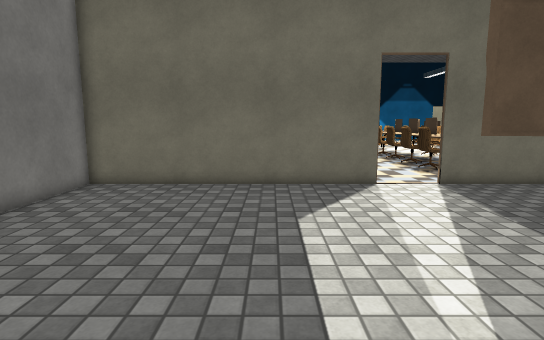
[1] (above)

15 first-person views from a walk through a Unity game level. The camera is 1.3 m above the floor, tilts 8° down and sees 80° across. Doors are open. The floor is counted in squares, 0.5 m on a side. Each view is taken from the middle of a square. On the plan, view 1 faces up. The plan holds only what a view shows up to about 20 squares ahead; the rest is blank. The place goes on beyond the plan. The player is left out. Some surface patterns are stand-ins.

[2]
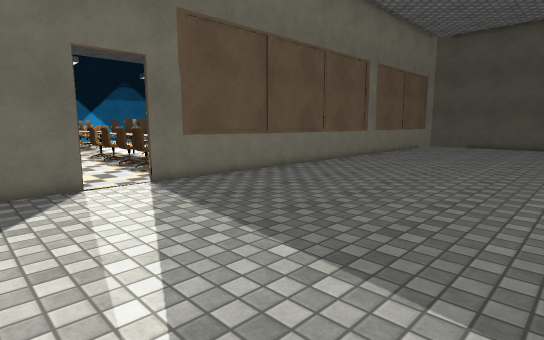

[3]
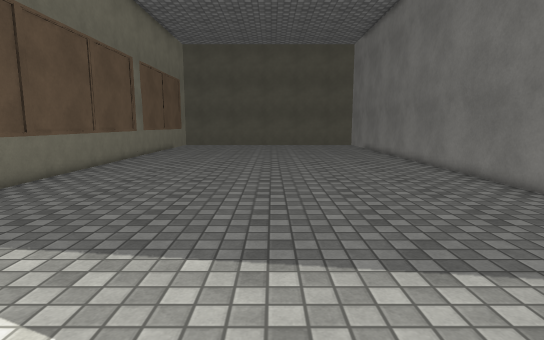

[4]
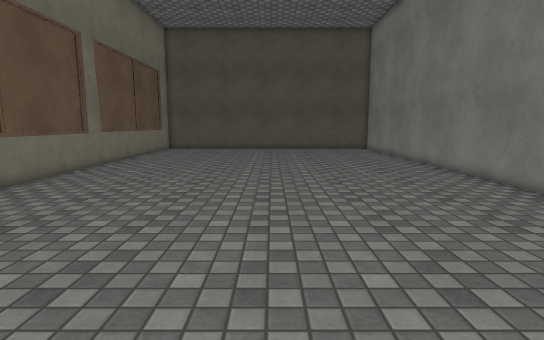

[5]
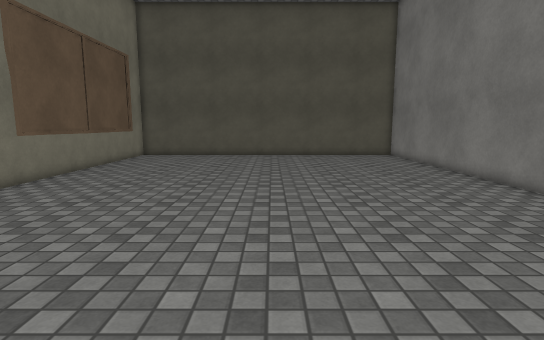

[6]
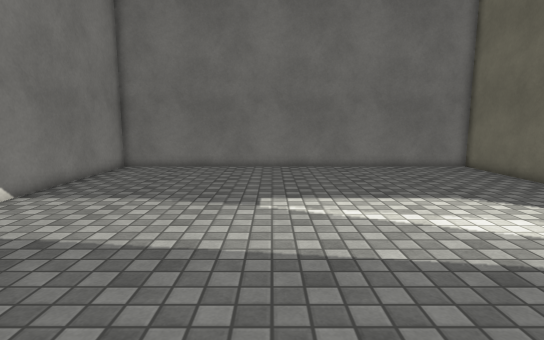

[7]
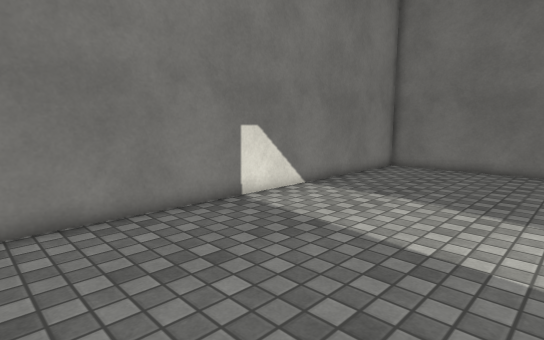

[8]
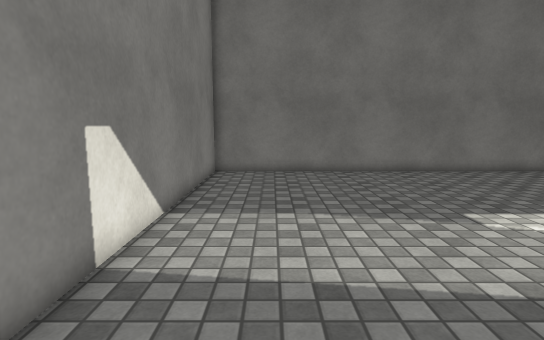

[9]
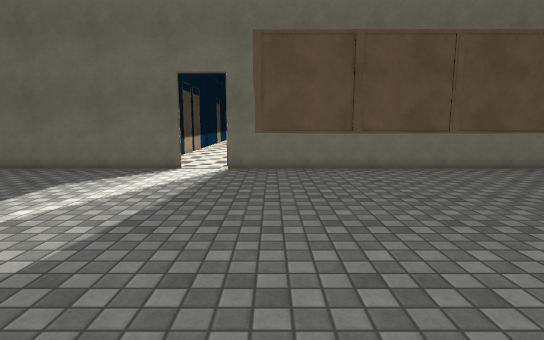

[10]
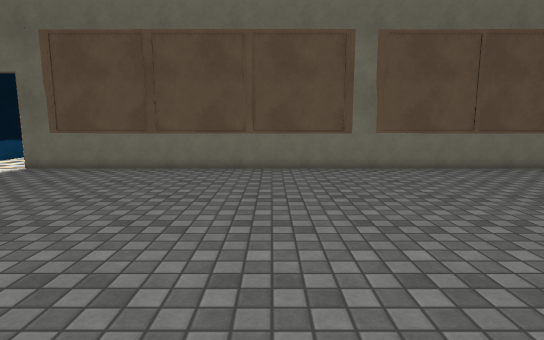

[11]
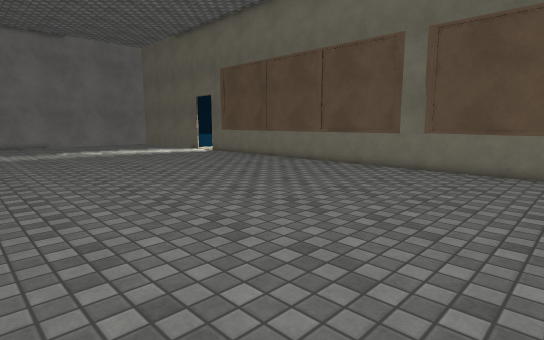

[12]
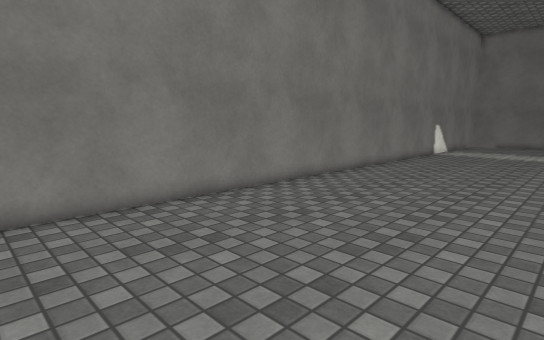

[13]
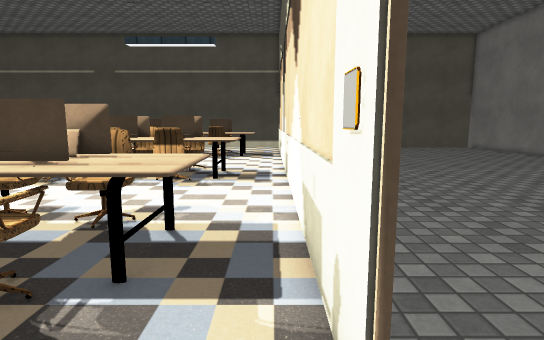

[14]
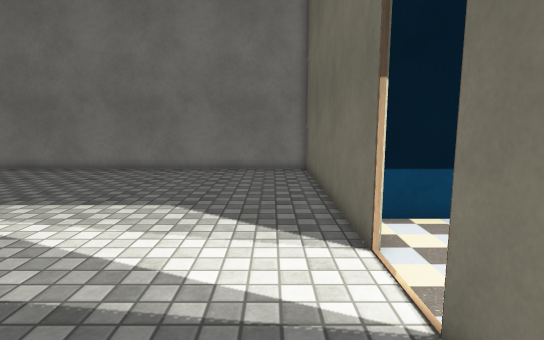

[15]
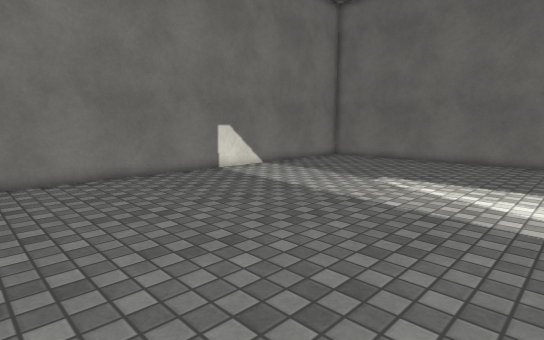

### Floor plan
Points are (right, up) in squares from view 1. A wall is a line through its corners. A room is listed if a view was taken in it or the views show most of it. See-through windows are left out.
Room 1 (views 1, 2, 3, 4, 5, 6, 7, 8, 9, 10, 11, 12, 14, 15)
walls: (4.6, 14) (-8, 14) (-8, -7.2) (34.2, -7.2); (35.5, 14) (8.4, 14)
ways out: open door at (6, 14) to room 2
Room 2 (view 13)
walls: (8.4, 14) (7.2, 14); (7.2, 14.2) (24.2, 14.2); (2.3, 17) (2.3, 15)
ways out: open door at (6, 14) to room 1
objects: machine (8, 14); chair (9, 19) to (9, 20); other object (10, 17) to (13, 18); computer (10, 19) to (11, 20); computer (12, 19) to (12, 20); chair (13, 19) to (14, 20); other object (13, 21) to (14, 21); chair (19, 19) to (20, 20); other object (20, 17) to (23, 18); computer (21, 19) to (21, 20); other object (21, 21); computer (22, 19) to (23, 20); chair (24, 19) to (25, 20)

Positions as (right, up) in squares from view 1, and headings:
1: (0, 0), facing up
2: (1, 0), facing up-right
3: (0, 3), facing right
4: (7, 3), facing right
5: (14, 3), facing right
6: (12, 2), facing left
7: (12, 2), facing down-left
8: (10, -4), facing left
9: (10, -5), facing up
10: (22, -5), facing up
11: (35, -5), facing up-left
12: (35, 3), facing down-left
13: (5, 15), facing right
14: (11, 12), facing left
15: (16, 9), facing down-left
